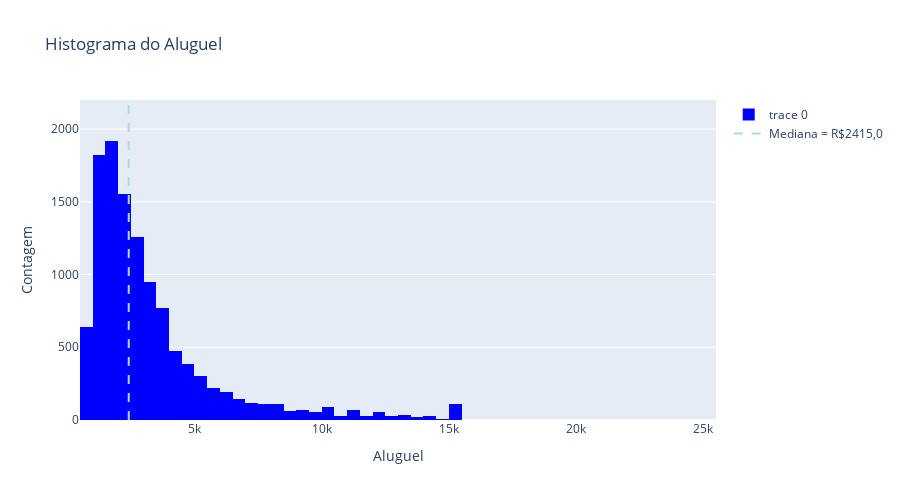

Notebook code for this chart:
### Markdown cell above
Temos diversos outliers, inclusive, embora a mediana esteja abaixo de 5 mil, vemos em destaque que o valor máximo de ambos chega na casa dos 20 mil - sendo que o valor total ultrapassa os 28 mil.

Abaixo podemos ver a distribuição da mediana no desenho de um histograma:

### Code cell
# Calculo a mediana de rent
rent_median = aptos.rent.median()

# Formatando a mediana no formato de "R$X.XX"
rent_median_format = (
    f"R${round(rent_median, 2)}"
    .replace(",", "v")
    .replace(".", ",")
    .replace("v", ".")
)

data = [go.Histogram(x=aptos.rent,
                    nbinsx=50,
                    marker=dict(color="blue"))]

line = [go.Scatter(x=[mediana_rent, mediana_rent],
                   y=[0,2200],
                   mode="lines",
                   line=dict(color="lightblue", dash="dash"),
                   showlegend=True,
                   name=f"Mediana = {rent_median_format}")]

fig = go.Figure(data=data+line)


fig.update_layout(title_text = "Histograma do Aluguel",
                  xaxis_title = "Aluguel",
                  yaxis_title = "Contagem",
                  autosize=False,
                  width=900,
                  height=500)

fig.update_yaxes(range=[0,2200])

fig.show()

### Figure 1 — Plotly figure (JSON) as saved in the notebook; plotly's stock layout.template omitted (floating-point values rounded to 4 significant figures; data arrays with more than 128 entries replaced by an {"elided": "..."} marker saying what was removed)
{"data": [{"marker": {"color": "blue"}, "nbinsx": 50, "type": "histogram", "x": {"elided": "11657 int values"}}, {"line": {"color": "lightblue", "dash": "dash"}, "mode": "lines", "name": "Mediana = R$2415,0", "showlegend": true, "type": "scatter", "x": [2415, 2415], "y": [0, 2200]}], "layout": {"autosize": false, "height": 500, "title": {"text": "Histograma do Aluguel"}, "width": 900, "xaxis": {"title": {"text": "Aluguel"}}, "yaxis": {"range": [0, 2200], "title": {"text": "Contagem"}}}}
